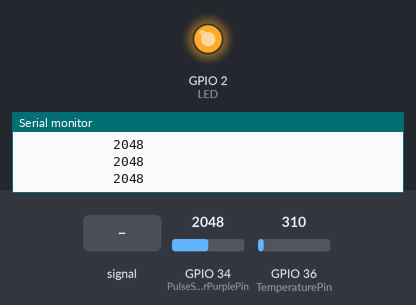
This sketch was run on a simulated ESP32. Parts: output pins drawn as LEDs (lit = HIGH), the last lines printed to the serial monitor. Dashed ring = blinking. The test bench sets the inputs (shaded band); at power-on: GPIO 34 (PulseSensorPurplePin) = 2048, GPIO 36 (TemperaturePin) = 310. WiFi joins after 1.5 s; servers stay silent unless stated; no MQTT or app messages arrive unless stated.

Above: at 2.7 s.
2.8 s: GPIO 34 (PulseSensorPurplePin) fed a 200 Hz sine of ±327 counts around its level
At 3.05 s:
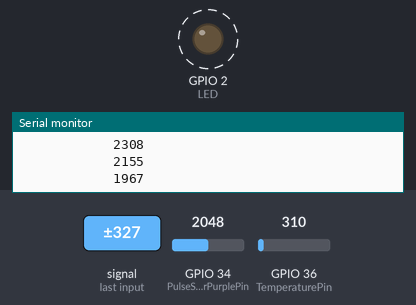
6.3 s: GPIO 34 (PulseSensorPurplePin) set to 2866
At 7.4 s:
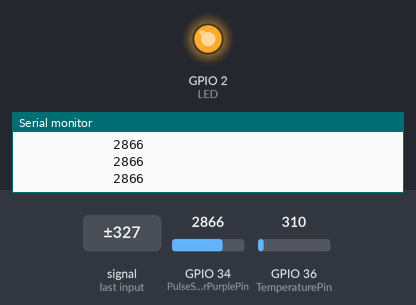
7.8 s: GPIO 34 (PulseSensorPurplePin) set to 2043
9.3 s: GPIO 34 (PulseSensorPurplePin) set to 1935
At 10.5 s:
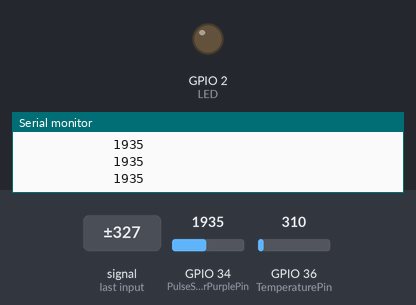
10.8 s: GPIO 34 (PulseSensorPurplePin) set to 2040
At 11.7 s:
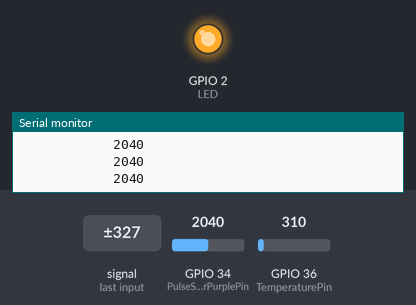
Timing chart, 0 to 13.3 s (numbered marks = the images above; inputs shaded):
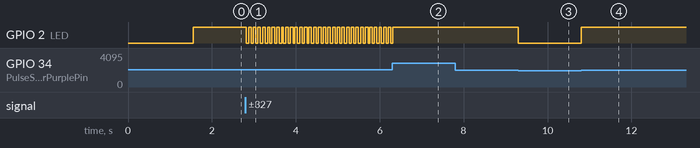

Measured:
- the behaviour switches between 2001 and 2000 on GPIO 34 (PulseSensorPurplePin) (found by bisection; images 2 and 3)
- after the input at 2.8 s, GPIO 2 (LED): alternates HIGH for 0.06 s and LOW for 0.05 s, starting at once
- after the input at 6.3 s, GPIO 2 (LED): goes on until 6.3 s, then stays HIGH
- after the input at 9.3 s, GPIO 2 (LED): HIGH → LOW at once
- after the input at 10.8 s, GPIO 2 (LED): LOW → HIGH at once

The sketch:

PROJ_V_BIO_PULSE.ino
```cpp
// /univap/proj/pulse

#include <WiFi.h>
#include <PubSubClient.h>

const int PulseSensorPurplePin = 34; // Pulse Sensor WIRE connected to Pin 34
const int TemperaturePin = A0;
int LED = 2;   //  The on-board ESP32 LED
unsigned int loop_main = 0;

unsigned long time_anterior, time_atual, time_total;
char toggle = 0;

const char* SSID = "";
const char* PASSWORD = "";
const char* BROKER_MQTT = "broker.hivemq.com";
const int BROKER_PORT = 1883;
const char* ID_MQTT = "pulse";

char msg[32];

WiFiClient espClient;
PubSubClient mqtt(espClient);

int Signal; // holds the incoming raw data. Signal value can range from 0-1024
int Threshold = 2000; // Determine which Signal to "count as a beat", and which to ingore.
int RawValue;
double Voltage = 0;
double tempC = 0;
double tempF = 0;
double BPM;

void wifi_connect(void)
{
  // We start by connecting to a WiFi network
  Serial.println();
  Serial.print("Connecting to ");
  Serial.println(SSID);

  WiFi.begin(SSID, PASSWORD);

  while (WiFi.status() != WL_CONNECTED) {
    delay(500);
    Serial.print(".");
  }

  if(WiFi.status() != WL_CONNECTED)
  {
    Serial.println("WiFi not connected");
  }else
  {
    Serial.println("");
    Serial.println("WiFi connected");
    Serial.println("IP address: ");
    Serial.println(WiFi.localIP());
  }
}

void initMQTT(void)
{
    mqtt.setServer(BROKER_MQTT, BROKER_PORT);   //informa qual broker e porta deve ser conectado
    mqtt.setCallback(mqttCallback);            //atribui função de callback (função chamada quando qualquer informação de um dos tópicos subescritos chega)
}

void connectMQTT(void)
{
    while (!mqtt.connected())
    {
        Serial.print("* Tentando se conectar ao Broker MQTT: ");
        Serial.println(BROKER_MQTT);
        if (mqtt.connect(ID_MQTT))
        {
            Serial.println("Conectado com sucesso ao broker MQTT!");
        }
        else
        {
            Serial.println("Falha ao reconectar no broker.");
            Serial.println("Havera nova tentatica de conexao em 2s");
            delay(2000);
        }
    }
}

void mqttCallback(char* topic, byte* payload, unsigned int length)
{
    char c;
    String msg;

    Serial.print("Message arrived [");
    Serial.print(topic);
    Serial.print("]: ");
    Serial.write(payload, length);
    Serial.println();

    //obtem a string do payload recebido
    for(int i = 0; i < length; i++)
    {
       c = (char)payload[i];
       msg += c;
    }

    //avalia se a mensagem é para este NodeMCU
    if (msg.equals("1"))
    {
      Serial.println("");
    }

    if (msg.equals("0"))
    {
      Serial.println("");
    }
}

void reconectWiFi()
{
    //se já está conectado a rede WI-FI, nada é feito.
    //Caso contrário, são efetuadas tentativas de conexão
    if (WiFi.status() == WL_CONNECTED)
        return;

    WiFi.begin(SSID, PASSWORD); // Conecta na rede WI-FI

    while (WiFi.status() != WL_CONNECTED)
    {
        delay(100);
        Serial.print(".");
    }

    Serial.println();
    Serial.print("Reconectado com sucesso na rede ");
    Serial.println(SSID);
    Serial.print("IP obtido: ");
    Serial.println(WiFi.localIP());
}

void checkConnections(void)
{
  if (!(WiFi.status() == WL_CONNECTED))
  {

    Serial.print("Lost WiFi!");

    reconectWiFi();
  }

  if(mqtt.connected())
  {
    Serial.print("            ");
    return;
  }
    else
        {
          Serial.println("Lost Server!");

          connectMQTT();
        }
}

// The SetUp Function:
void setup() {
  pinMode(LED,OUTPUT); // pin that will blink to your heartbeat
  Serial.begin(115200); // Set's up Serial Communication at certain speed.
  wifi_connect();
  initMQTT();
  connectMQTT();
}

// The Main Loop Function
void loop() {
checkConnections();
  Signal = analogRead(PulseSensorPurplePin);  // Read the PulseSensor's value.
                                              // Assign this value to the "Signal" variable.

   Serial.println(Signal);                    // Send the Signal value to Serial Plotter.


   if(Signal > Threshold){   // If the signal is above "2400", then "turn-on" ESP32's on-Board LED.
     digitalWrite(LED,HIGH);
     if(toggle)
     {
      time_anterior = time_atual;
      time_atual = millis();
     }
     toggle = 0;

   } else {
     digitalWrite(LED,LOW); //  Else, the sigal must be below "2400", so "turn-off" this LED.
     toggle = 1;
   }

loop_main++;
if(loop_main > 200)
{
  RawValue = analogRead(TemperaturePin);
  Voltage = (RawValue / 2048.0) * 3300; // 5000 to get millivots.
  tempC = Voltage * 0.1;
  tempF = (tempC * 1.8) + 32; // conver to F
  loop_main = 0;
  //Serial.print("mili volt: ");
  //Serial.println(Voltage);
  //Serial.print("Temp: ");
  //Serial.println(tempC);
  //snprintf(msg, 8, "%3d", (int)tempC);
  //mqtt.publish("/univap/proj/pulse", msg);

  //if(tempC > 37) mqtt.publish("/univap/cti/relogio/alarme/", "1");else
  //mqtt.publish("/univap/cti/relogio/alarme/", "0");

  if(time_atual > time_anterior) time_total = time_atual - time_anterior;
  if(time_anterior > time_atual) time_total = time_anterior - time_atual;

  BPM = (double)60000/time_total;
  if(BPM < 50.0 || BPM > 150) BPM = 0;
  //Serial.print("BPM: ");
  //Serial.println((int)BPM);
  snprintf(msg, 8, "%3d", (int)BPM);
  mqtt.publish("/univap/proj/pulse", msg);
  //Serial.print("Tempo1: ");
  //Serial.println(time_anterior);
  //Serial.print("Tempo2: ");
  //Serial.println(time_atual);
  //Serial.print("Tempo: ");
  //Serial.println(time_total);
}
delay(10); // too higher delay will

mqtt.loop();
}
```
